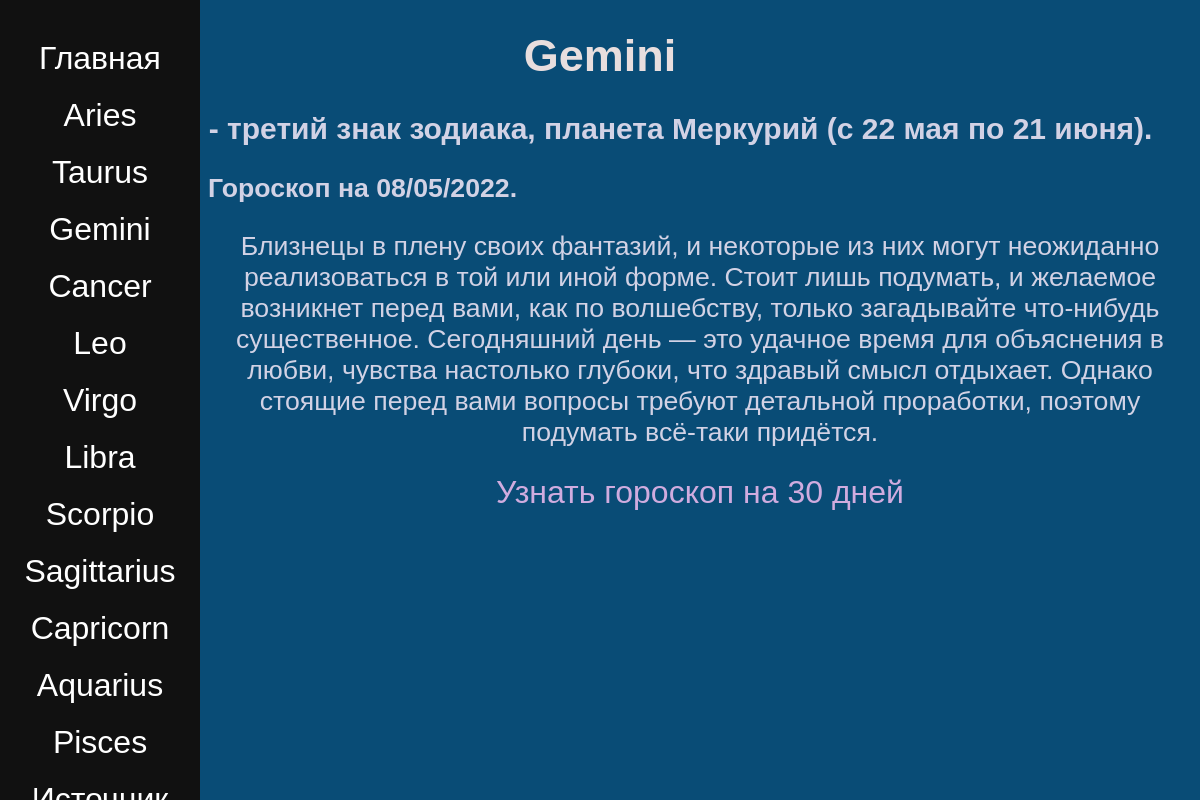
/horoscope/gemini/, run on the app's committed database.
### horoscope/models.py (models this page shows, shortened)
class Horoscope(models.Model):
    function_caller = get_data
    zodiac_name = models.CharField(max_length=30)
    zodiac_mini_description = models.CharField(max_length=100, null=True)
    horoscope_description = models.TextField(null=True)
    slug = models.SlugField(default='', max_length=20)
    horoscope_on_30_days = models.TextField(null=True)
    def save(self, *args, **kwargs):
        self.slug = slugify(self.zodiac_name)
        super(Horoscope, self).save(*args, **kwargs)  # Я хз что эта функция делает, надо будет разобраться

### horoscope/views.py (the view)
# urls.py: path('<str:sign_zodiac>/', views.get_info_about_zodiac_sign, name='horoscope-name'),
def get_info_about_zodiac_sign(request, sign_zodiac: str):
    update_horoscope_script()
    horoscope_from_db = Horoscope.objects.get(zodiac_name=sign_zodiac)
    all_signs_for_navbar = Horoscope.objects.all()
    time = datetime.now().strftime("%d/%m/%Y")
    data = {
        'sign': sign_zodiac,
        'horoscope': horoscope_from_db,
        'zodiac_name_for_navbar': all_signs_for_navbar,
        'time': time
    }
    return render(request, 'horoscope/info_zodiac.html',
                  context=data)  # Через аргумент context я передаю данные в виде словаря

### horoscope/models.py (called while the page is built)
def update_horoscope_script(file=open_file()):
    for horoscope in file:
        for key, value in horoscope.items():
            new_horoscope = Horoscope.objects.get(zodiac_name=key)
            new_horoscope.horoscope_description = value
            new_horoscope.save()

### horoscope/templatetags/my_filter.py (called while the page is built)
@register.filter(name='split')
def split(value, key=' '):
    return value.split(key)

### horoscope/templates/horoscope/info_zodiac.html (shortened to what this page needs)
{% extends 'base.html' %}
{% load static %}
{% load my_filter %}
{% block css_s %}
 <link rel="stylesheet" href=" {% static 'horoscope/css/info.css' %}">
{% endblock %}
{% block content %}
    {% include 'includes/navbar.html' %}
    <h1 class="page_title">{{ horoscope.zodiac_name|title }} </h1>
    <h2>{{horoscope.zodiac_mini_description}}</h2>
    <p class="horoscope_today"><strong class="time">Гороскоп на {{ time }}.</strong></p>
    <p> {{ horoscope.horoscope_description }} </p>
    <p class="hyperlink"><a href="{% url 'horoscope-for-30-days' sign_zodiac=sign zodiac_slug=sign %}">Узнать гороскоп на 30 дней</a></p>
{% endblock %}

### horoscope/templates/includes/navbar.html
{% load my_filter %}
<nav class="main">
    <a href="{% url 'horoscope-index' %}">Главная</a>
    {% for zodiac in zodiac_name_for_navbar %}
    <a href="{% url 'horoscope-name' sign_zodiac=zodiac.zodiac_name %}">{{ zodiac.zodiac_name|title}}</a>
    {% endfor %}
    <a href="https://www.homeenglish.ru/OtherGoroscop">Источник</a>
</nav>

### static/css/base.css (style rules this page uses)
html { background-color: #094c76; }
nav.main { text-align: center; color: white; font-size: 2rem; height: 100%; width: 200px; position: fixed; z-index: 1; top: 0; left: 0; background-color: #111; overflow-x: hidden; padding-top: 20px; }
nav.main a { color: white; display: block; font-size: 2rem; margin: 20px; text-decoration: none; }

### horoscope/static/horoscope/css/info.css (style rules this page uses)
h2 { color: #d2d2e5; text-align: center; font-family: Geneva, Arial, Helvetica, sans-serif; font-size: 30px; }
h1 { color: #e8dede; text-align: center; font-family: Geneva, Arial, Helvetica, sans-serif; font-size: 45px; }
h1.page_title { font-family: Geneva, Arial, Helvetica, sans-serif; }
p { font-family: Geneva, Arial, Helvetica, sans-serif; text-align: center; margin-left: 200px; font-size: 20pt; color: #d2d2e5; }
p.horoscope_today { font-family: Geneva, Arial, Helvetica, sans-serif; text-align: left; }
a { font-family: Geneva, Arial, Helvetica, sans-serif; color: #d0acdf; display: block; font-size: 24pt; margin: 20px; text-decoration: none; }

### data on the page
Horoscope: zodiac_name "Aries"
Horoscope: zodiac_name "Taurus"
Horoscope: zodiac_name "Gemini", zodiac_mini_description "Близнецы - третий знак зодиака, планета Меркурий (с 22 мая по 21 июня).", horoscope_description "Близнецы в плену своих фантазий, и некоторые из них могут неожиданно реализоваться в той или иной форме. Стоит лишь подумать, и желаемое возникнет перед вами, как по волшебству, только загадывайте что-нибудь существенное. Сегодняшний день — это удачное время для объяснения в любви, чувства настолько глубоки, что здравый смысл отдыхает. Однако стоящие перед вами вопросы требуют детальной проработки, поэтому подумать всё-таки придётся."
Horoscope: zodiac_name "Cancer"
Horoscope: zodiac_name "Leo"
Horoscope: zodiac_name "Virgo"
Horoscope: zodiac_name "Libra"
Horoscope: zodiac_name "Scorpio"
Horoscope: zodiac_name "Sagittarius"
Horoscope: zodiac_name "Capricorn"
Horoscope: zodiac_name "Aquarius"
Horoscope: zodiac_name "Pisces"
